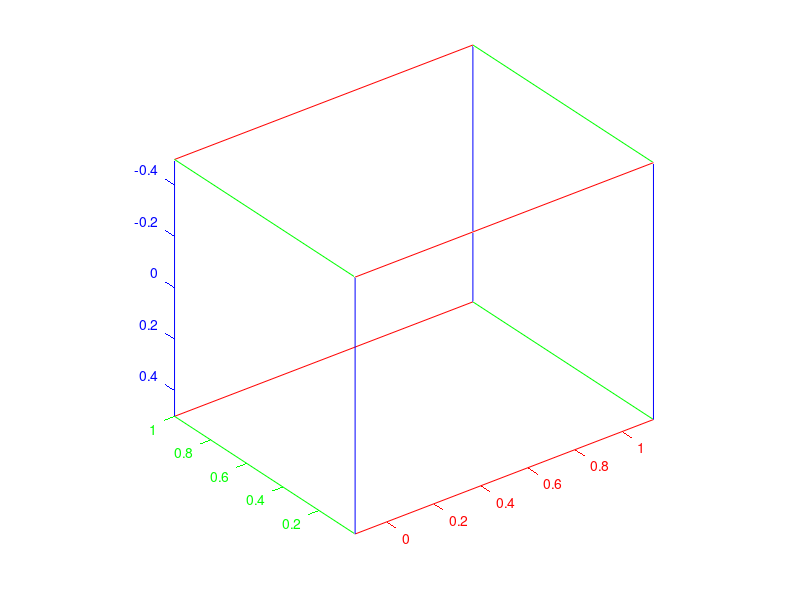

This figure's MATLAB source:
function axisSpatialAptify
% script that takes current axes and puts them into an APT style display
% mode (ready to rotate the reconstructed APT tip; 
% sets axes and background color, direction of z-axis)

axis equal;
rotate3d on;
view(3);

set(gca,'Box','On');
set(gca,'BoxStyle','full');
set(gca,'XColor',[1 0 0]);
set(gca,'YColor',[0 1 0]);
set(gca,'ZColor',[0 0 1]);
set(gca,'Color',[1 1 1]);

set(gca,'ZDir','reverse');

set(gcf,'Color',[1 1 1]);